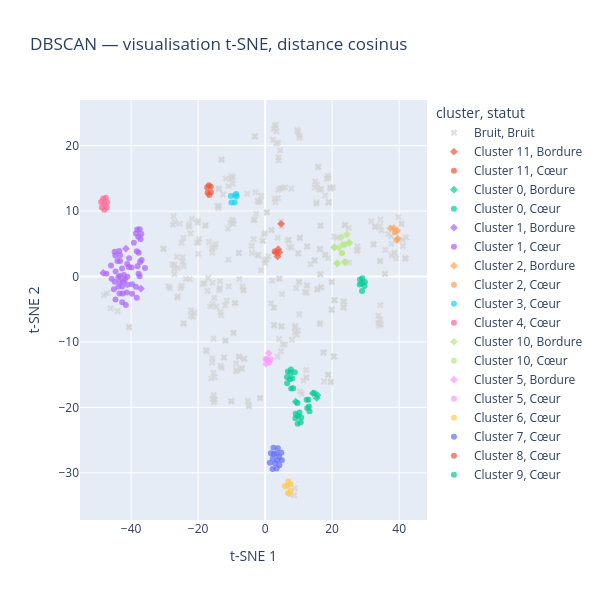

The cell this chart's notebook holds for it:
### Code cell
tsne = TSNE(
    n_components=2,
    metric="cosine",
    perplexity=30,
    init="random",
    learning_rate="auto",
    random_state=42
)

coord_tsne = tsne.fit_transform(matrice_tfidf.toarray())

visu_tsne = visualisation.copy()
visu_tsne["t-SNE 1"] = coord_tsne[:, 0]
visu_tsne["t-SNE 2"] = coord_tsne[:, 1]

fig = px.scatter(
    visu_tsne,
    x="t-SNE 1",
    y="t-SNE 2",
    color="cluster",
    symbol="statut",
    symbol_map={"Cœur": "circle", "Bordure": "diamond", "Bruit": "x"},
    color_discrete_map={"Bruit": "lightgray"},
    hover_data=["id", "statut"],
    opacity=0.7,
    title="DBSCAN — visualisation t-SNE, distance cosinus",
    height=600,
    width=600
)

fig.show()

### Figure 1 — Plotly figure (JSON) as saved in the notebook; plotly's stock layout.template omitted (floating-point values rounded to 4 significant figures; data arrays with more than 128 entries replaced by an {"elided": "..."} marker saying what was removed)
{"data": [{"customdata": {"elided": "335x2 mixed values"}, "hovertemplate": "cluster=Bruit<br>statut=%{customdata[1]}<br>t-SNE 1=%{x}<br>t-SNE 2=%{y}<br>id=%{customdata[0]}<extra></extra>", "legendgroup": "Bruit, Bruit", "marker": {"color": "lightgray", "opacity": 0.7, "symbol": "x"}, "mode": "markers", "name": "Bruit, Bruit", "orientation": "v", "showlegend": true, "type": "scatter", "x": {"elided": "335 float values"}, "xaxis": "x", "y": {"elided": "335 float values"}, "yaxis": "y"}, {"customdata": [[15, "Bordure"], [16, "Bordure"], [427, "Bordure"], [480, "Bordure"], [484, "Bordure"]], "hovertemplate": "cluster=Cluster 11<br>statut=%{customdata[1]}<br>t-SNE 1=%{x}<br>t-SNE 2=%{y}<br>id=%{customdata[0]}<extra></extra>", "legendgroup": "Cluster 11, Bordure", "marker": {"color": "#EF553B", "opacity": 0.7, "symbol": "diamond"}, "mode": "markers", "name": "Cluster 11, Bordure", "orientation": "v", "showlegend": true, "type": "scatter", "x": [3.928, 4.265, 4.751, 3.706, 3.303], "xaxis": "x", "y": [4.176, 3.695, 8.05, 3.063, 3.636], "yaxis": "y"}, {"customdata": [[485, "Cœur"]], "hovertemplate": "cluster=Cluster 11<br>statut=%{customdata[1]}<br>t-SNE 1=%{x}<br>t-SNE 2=%{y}<br>id=%{customdata[0]}<extra></extra>", "legendgroup": "Cluster 11, Cœur", "marker": {"color": "#EF553B", "opacity": 0.7, "symbol": "circle"}, "mode": "markers", "name": "Cluster 11, Cœur", "orientation": "v", "showlegend": true, "type": "scatter", "x": [2.865], "xaxis": "x", "y": [3.82], "yaxis": "y"}, {"customdata": [[173, "Bordure"], [176, "Bordure"], [277, "Bordure"], [446, "Bordure"]], "hovertemplate": "cluster=Cluster 0<br>statut=%{customdata[1]}<br>t-SNE 1=%{x}<br>t-SNE 2=%{y}<br>id=%{customdata[0]}<extra></extra>", "legendgroup": "Cluster 0, Bordure", "marker": {"color": "#00cc96", "opacity": 0.7, "symbol": "diamond"}, "mode": "markers", "name": "Cluster 0, Bordure", "orientation": "v", "showlegend": true, "type": "scatter", "x": [9.136, 14.25, 15.4, 15.62], "xaxis": "x", "y": [-19.14, -17.85, -18.55, -18.14], "yaxis": "y"}, {"customdata": [[18, "Cœur"], [20, "Cœur"], [21, "Cœur"], [22, "Cœur"], [23, "Cœur"], [24, "Cœur"], [25, "Cœur"], [60, "Cœur"], [171, "Cœur"], [172, "Cœur"], [174, "Cœur"], [175, "Cœur"], [340, "Cœur"], [341, "Cœur"], [359, "Cœur"], [360, "Cœur"], [440, "Cœur"], [441, "Cœur"], [442, "Cœur"], [443, "Cœur"], [487, "Cœur"], [488, "Cœur"], [496, "Cœur"], [497, "Cœur"]], "hovertemplate": "cluster=Cluster 0<br>statut=%{customdata[1]}<br>t-SNE 1=%{x}<br>t-SNE 2=%{y}<br>id=%{customdata[0]}<extra></extra>", "legendgroup": "Cluster 0, Cœur", "marker": {"color": "#00cc96", "opacity": 0.7, "symbol": "circle"}, "mode": "markers", "name": "Cluster 0, Cœur", "orientation": "v", "showlegend": true, "type": "scatter", "x": [7.766, 7.543, 7.386, 9.794, 10.76, 13.25, 14.65, 8.857, 8.382, 6.512, 9.715, 10.63, 6.787, 6.57, 9.04, 9.111, 12.91, 13.09, 12.4, 12.56, 8.102, 7.707, 9.674, 10.27], "xaxis": "x", "y": [-17.12, -14.74, -15.71, -21.31, -21.56, -20.59, -17.81, -14.62, -17.06, -15.37, -22.48, -22.27, -14.5, -16.32, -21.66, -20.98, -18.84, -19.88, -18.83, -20.1, -15.56, -14.2, -19.33, -20.76], "yaxis": "y"}, {"customdata": [[152, "Bordure"], [177, "Bordure"], [366, "Bordure"]], "hovertemplate": "cluster=Cluster 1<br>statut=%{customdata[1]}<br>t-SNE 1=%{x}<br>t-SNE 2=%{y}<br>id=%{customdata[0]}<extra></extra>", "legendgroup": "Cluster 1, Bordure", "marker": {"color": "#ab63fa", "opacity": 0.7, "symbol": "diamond"}, "mode": "markers", "name": "Cluster 1, Bordure", "orientation": "v", "showlegend": true, "type": "scatter", "x": [-48.33, -41.55, -37.07], "xaxis": "x", "y": [0.5427, 4.245, -1.843], "yaxis": "y"}, {"customdata": [[26, "Cœur"], [36, "Cœur"], [41, "Cœur"], [56, "Cœur"], [58, "Cœur"], [63, "Cœur"], [64, "Cœur"], [65, "Cœur"], [68, "Cœur"], [71, "Cœur"], [72, "Cœur"], [73, "Cœur"], [95, "Cœur"], [98, "Cœur"], [102, "Cœur"], [116, "Cœur"], [124, "Cœur"], [138, "Cœur"], [139, "Cœur"], [144, "Cœur"], [167, "Cœur"], [169, "Cœur"], [170, "Cœur"], [178, "Cœur"], [185, "Cœur"], [237, "Cœur"], [239, "Cœur"], [276, "Cœur"], [288, "Cœur"], [289, "Cœur"], [315, "Cœur"], [322, "Cœur"], [333, "Cœur"], [334, "Cœur"], [335, "Cœur"], [336, "Cœur"], [347, "Cœur"], [372, "Cœur"], [373, "Cœur"], [397, "Cœur"], [423, "Cœur"], [432, "Cœur"], [433, "Cœur"], [447, "Cœur"], [448, "Cœur"], [467, "Cœur"], [470, "Cœur"], [471, "Cœur"], [476, "Cœur"], [489, "Cœur"], [491, "Cœur"], [493, "Cœur"]], "hovertemplate": "cluster=Cluster 1<br>statut=%{customdata[1]}<br>t-SNE 1=%{x}<br>t-SNE 2=%{y}<br>id=%{customdata[0]}<extra></extra>", "legendgroup": "Cluster 1, Cœur", "marker": {"color": "#ab63fa", "opacity": 0.7, "symbol": "circle"}, "mode": "markers", "name": "Cluster 1, Cœur", "orientation": "v", "showlegend": true, "type": "scatter", "x": [-45.8, -43.82, -44.6, -42.49, -38.53, -37.41, -38.15, -36.97, -45.14, -35.85, -36.85, -37.45, -44.91, -42.44, -39.71, -42.66, -43.37, -41.85, -41.26, -39.7, -44.71, -43.29, -41.16, -40.57, -43.54, -43.27, -38.3, -40.68, -39.84, -44.09, -44.91, -43.29, -47.37, -37.32, -37.75, -38.08, -41.11, -43.46, -41.1, -42.66, -44.66, -37.17, -37.86, -41.56, -45.99, -42.7, -37.7, -38.29, -39.17, -38.57, -43.77, -42.15], "xaxis": "x", "y": [-0.3463, -0.06221, 0.7451, -2.591, 6.584, 7.212, 7.182, 6.508, -1.959, 1.313, 2.525, 0.03047, -0.8012, -0.7477, -1.193, -1.548, -0.8106, -0.4412, -2.432, -2.625, 3.191, 2.371, 1.912, 2.771, 3.909, 3.25, -3.233, 1.446, 1.373, 2.37, 3.765, 0.06966, 0.4097, 2.224, 0.4238, 1.559, -0.04659, -2.613, -1.256, -3.919, -3.514, 5.695, 6.06, -4.352, 1.695, 1.216, 3.627, 3.861, 5.167, -1.56, -1.516, 0.247], "yaxis": "y"}, {"customdata": [[104, "Bordure"], [354, "Bordure"], [436, "Bordure"], [437, "Bordure"], [464, "Bordure"]], "hovertemplate": "cluster=Cluster 2<br>statut=%{customdata[1]}<br>t-SNE 1=%{x}<br>t-SNE 2=%{y}<br>id=%{customdata[0]}<extra></extra>", "legendgroup": "Cluster 2, Bordure", "marker": {"color": "#FFA15A", "opacity": 0.7, "symbol": "diamond"}, "mode": "markers", "name": "Cluster 2, Bordure", "orientation": "v", "showlegend": true, "type": "scatter", "x": [37.39, 39.31, 38.42, 39.47, 39.59], "xaxis": "x", "y": [7.356, 5.57, 7.398, 7.014, 5.773], "yaxis": "y"}, {"customdata": [[31, "Cœur"]], "hovertemplate": "cluster=Cluster 2<br>statut=%{customdata[1]}<br>t-SNE 1=%{x}<br>t-SNE 2=%{y}<br>id=%{customdata[0]}<extra></extra>", "legendgroup": "Cluster 2, Cœur", "marker": {"color": "#FFA15A", "opacity": 0.7, "symbol": "circle"}, "mode": "markers", "name": "Cluster 2, Cœur", "orientation": "v", "showlegend": true, "type": "scatter", "x": [38.76], "xaxis": "x", "y": [6.766], "yaxis": "y"}, {"customdata": [[32, "Cœur"], [34, "Cœur"], [462, "Cœur"], [463, "Cœur"], [499, "Cœur"], [500, "Cœur"]], "hovertemplate": "cluster=Cluster 3<br>statut=%{customdata[1]}<br>t-SNE 1=%{x}<br>t-SNE 2=%{y}<br>id=%{customdata[0]}<extra></extra>", "legendgroup": "Cluster 3, Cœur", "marker": {"color": "#19d3f3", "opacity": 0.7, "symbol": "circle"}, "mode": "markers", "name": "Cluster 3, Cœur", "orientation": "v", "showlegend": true, "type": "scatter", "x": [-8.626, -9.086, -8.472, -8.992, -10.06, -10.25], "xaxis": "x", "y": [12.61, 11.31, 12.24, 12.39, 11.33, 12.29], "yaxis": "y"}, {"customdata": [[48, "Cœur"], [69, "Cœur"], [238, "Cœur"], [319, "Cœur"], [332, "Cœur"], [371, "Cœur"], [396, "Cœur"], [490, "Cœur"]], "hovertemplate": "cluster=Cluster 4<br>statut=%{customdata[1]}<br>t-SNE 1=%{x}<br>t-SNE 2=%{y}<br>id=%{customdata[0]}<extra></extra>", "legendgroup": "Cluster 4, Cœur", "marker": {"color": "#FF6692", "opacity": 0.7, "symbol": "circle"}, "mode": "markers", "name": "Cluster 4, Cœur", "orientation": "v", "showlegend": true, "type": "scatter", "x": [-47.99, -48.33, -48.0, -47.53, -47.22, -48.72, -48.95, -47.14], "xaxis": "x", "y": [10.21, 11.93, 11.12, 12.05, 10.55, 10.56, 11.37, 11.34], "yaxis": "y"}, {"customdata": [[67, "Bordure"], [85, "Bordure"], [107, "Bordure"], [197, "Bordure"], [267, "Bordure"], [268, "Bordure"], [351, "Bordure"], [352, "Bordure"], [386, "Bordure"], [387, "Bordure"], [415, "Bordure"]], "hovertemplate": "cluster=Cluster 10<br>statut=%{customdata[1]}<br>t-SNE 1=%{x}<br>t-SNE 2=%{y}<br>id=%{customdata[0]}<extra></extra>", "legendgroup": "Cluster 10, Bordure", "marker": {"color": "#B6E880", "opacity": 0.7, "symbol": "diamond"}, "mode": "markers", "name": "Cluster 10, Bordure", "orientation": "v", "showlegend": true, "type": "scatter", "x": [24.42, 23.85, 25.07, 23.84, 20.69, 21.51, 25.07, 22.74, 20.59, 21.5, 22.02], "xaxis": "x", "y": [6.442, 2.204, 5.138, 2.191, 4.486, 2.002, 5.138, 5.995, 4.445, 2.003, 4.413], "yaxis": "y"}, {"customdata": [[212, "Cœur"], [274, "Cœur"], [327, "Cœur"], [382, "Cœur"]], "hovertemplate": "cluster=Cluster 10<br>statut=%{customdata[1]}<br>t-SNE 1=%{x}<br>t-SNE 2=%{y}<br>id=%{customdata[0]}<extra></extra>", "legendgroup": "Cluster 10, Cœur", "marker": {"color": "#B6E880", "opacity": 0.7, "symbol": "circle"}, "mode": "markers", "name": "Cluster 10, Cœur", "orientation": "v", "showlegend": true, "type": "scatter", "x": [23.66, 22.96, 22.96, 23.28], "xaxis": "x", "y": [4.869, 3.59, 3.59, 4.885], "yaxis": "y"}, {"customdata": [[75, "Bordure"], [418, "Bordure"]], "hovertemplate": "cluster=Cluster 5<br>statut=%{customdata[1]}<br>t-SNE 1=%{x}<br>t-SNE 2=%{y}<br>id=%{customdata[0]}<extra></extra>", "legendgroup": "Cluster 5, Bordure", "marker": {"color": "#FF97FF", "opacity": 0.7, "symbol": "diamond"}, "mode": "markers", "name": "Cluster 5, Bordure", "orientation": "v", "showlegend": true, "type": "scatter", "x": [0.2926, 1.075], "xaxis": "x", "y": [-13.35, -11.72], "yaxis": "y"}, {"customdata": [[77, "Cœur"], [195, "Cœur"], [226, "Cœur"], [361, "Cœur"]], "hovertemplate": "cluster=Cluster 5<br>statut=%{customdata[1]}<br>t-SNE 1=%{x}<br>t-SNE 2=%{y}<br>id=%{customdata[0]}<extra></extra>", "legendgroup": "Cluster 5, Cœur", "marker": {"color": "#FF97FF", "opacity": 0.7, "symbol": "circle"}, "mode": "markers", "name": "Cluster 5, Cœur", "orientation": "v", "showlegend": true, "type": "scatter", "x": [0.4795, 1.667, 1.258, 0.187], "xaxis": "x", "y": [-12.66, -12.65, -13.14, -12.61], "yaxis": "y"}, {"customdata": [[79, "Cœur"], [80, "Cœur"], [81, "Cœur"], [148, "Cœur"], [338, "Cœur"], [339, "Cœur"], [457, "Cœur"]], "hovertemplate": "cluster=Cluster 6<br>statut=%{customdata[1]}<br>t-SNE 1=%{x}<br>t-SNE 2=%{y}<br>id=%{customdata[0]}<extra></extra>", "legendgroup": "Cluster 6, Cœur", "marker": {"color": "#FECB52", "opacity": 0.7, "symbol": "circle"}, "mode": "markers", "name": "Cluster 6, Cœur", "orientation": "v", "showlegend": true, "type": "scatter", "x": [6.785, 7.26, 6.927, 7.562, 5.87, 7.621, 6.57], "xaxis": "x", "y": [-33.09, -33.24, -31.29, -31.71, -32.07, -32.74, -31.98], "yaxis": "y"}, {"customdata": [[87, "Cœur"], [88, "Cœur"], [89, "Cœur"], [90, "Cœur"], [200, "Cœur"], [201, "Cœur"], [202, "Cœur"], [203, "Cœur"], [260, "Cœur"], [265, "Cœur"], [266, "Cœur"], [269, "Cœur"], [270, "Cœur"], [406, "Cœur"], [407, "Cœur"]], "hovertemplate": "cluster=Cluster 7<br>statut=%{customdata[1]}<br>t-SNE 1=%{x}<br>t-SNE 2=%{y}<br>id=%{customdata[0]}<extra></extra>", "legendgroup": "Cluster 7, Cœur", "marker": {"color": "#636efa", "opacity": 0.7, "symbol": "circle"}, "mode": "markers", "name": "Cluster 7, Cœur", "orientation": "v", "showlegend": true, "type": "scatter", "x": [3.82, 3.425, 4.262, 3.603, 1.712, 2.48, 4.983, 2.23, 2.657, 2.289, 2.933, 4.837, 1.398, 3.437, 4.176], "xaxis": "x", "y": [-26.24, -27.03, -28.85, -28.07, -27.02, -26.18, -28.07, -29.42, -27.14, -27.83, -28.54, -26.92, -28.47, -29.34, -27.59], "yaxis": "y"}, {"customdata": [[108, "Cœur"], [109, "Cœur"], [110, "Cœur"], [390, "Cœur"], [391, "Cœur"], [392, "Cœur"]], "hovertemplate": "cluster=Cluster 8<br>statut=%{customdata[1]}<br>t-SNE 1=%{x}<br>t-SNE 2=%{y}<br>id=%{customdata[0]}<extra></extra>", "legendgroup": "Cluster 8, Cœur", "marker": {"color": "#EF553B", "opacity": 0.7, "symbol": "circle"}, "mode": "markers", "name": "Cluster 8, Cœur", "orientation": "v", "showlegend": true, "type": "scatter", "x": [-16.77, -17.31, -16.65, -16.23, -16.2, -17.17], "xaxis": "x", "y": [13.94, 13.62, 12.46, 13.7, 12.86, 12.8], "yaxis": "y"}, {"customdata": [[150, "Cœur"], [153, "Cœur"], [154, "Cœur"], [355, "Cœur"], [367, "Cœur"], [455, "Cœur"], [468, "Cœur"]], "hovertemplate": "cluster=Cluster 9<br>statut=%{customdata[1]}<br>t-SNE 1=%{x}<br>t-SNE 2=%{y}<br>id=%{customdata[0]}<extra></extra>", "legendgroup": "Cluster 9, Cœur", "marker": {"color": "#00cc96", "opacity": 0.7, "symbol": "circle"}, "mode": "markers", "name": "Cluster 9, Cœur", "orientation": "v", "showlegend": true, "type": "scatter", "x": [28.92, 28.32, 28.23, 28.82, 29.0, 29.66, 29.78], "xaxis": "x", "y": [-2.21, -0.4763, -1.24, -1.05, -0.2817, -1.456, -0.8288], "yaxis": "y"}], "layout": {"height": 600, "legend": {"title": {"text": "cluster, statut"}, "tracegroupgap": 0}, "title": {"text": "DBSCAN — visualisation t-SNE, distance cosinus"}, "width": 600, "xaxis": {"anchor": "y", "domain": [0, 1], "title": {"text": "t-SNE 1"}}, "yaxis": {"anchor": "x", "domain": [0, 1], "title": {"text": "t-SNE 2"}}}}
